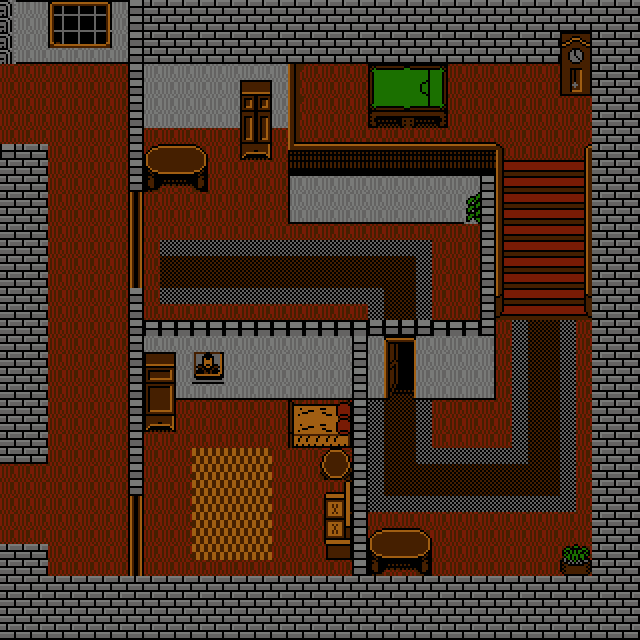

This is a level from a 2D game, rendered from its Tiled map with the project's own tilesets. A one-line summary and the map file follow, with tile-layer data summarised:
An orthogonal 40x40 tile map with 16x16 px tiles, 4 tile layers (sol, obstacles, decoration, portes).

<map version="1.5" tiledversion="1.7.2" orientation="orthogonal" renderorder="right-down" width="40" height="40" tilewidth="16" tileheight="16" infinite="0" nextlayerid="5" nextobjectid="1">
 <tileset firstgid="1" source="tiles_mansion.tsx" />
 <layer id="1" name="sol" width="40" height="40">
  <data>[1600 cells, 1600 non-empty, 4 distinct tile ids]</data>
 </layer>
 <layer id="2" name="obstacles" width="40" height="40">
  <data>[1600 cells, 822 non-empty, 98 distinct tile ids]</data>
 </layer>
 <layer id="3" name="decoration" width="40" height="40">
  <data>[1600 cells, 208 non-empty, 58 distinct tile ids]</data>
 </layer>
 <layer id="4" name="portes" width="40" height="40">
  <data>[1600 cells, 19 non-empty, 11 distinct tile ids]</data>
 </layer>
</map>
